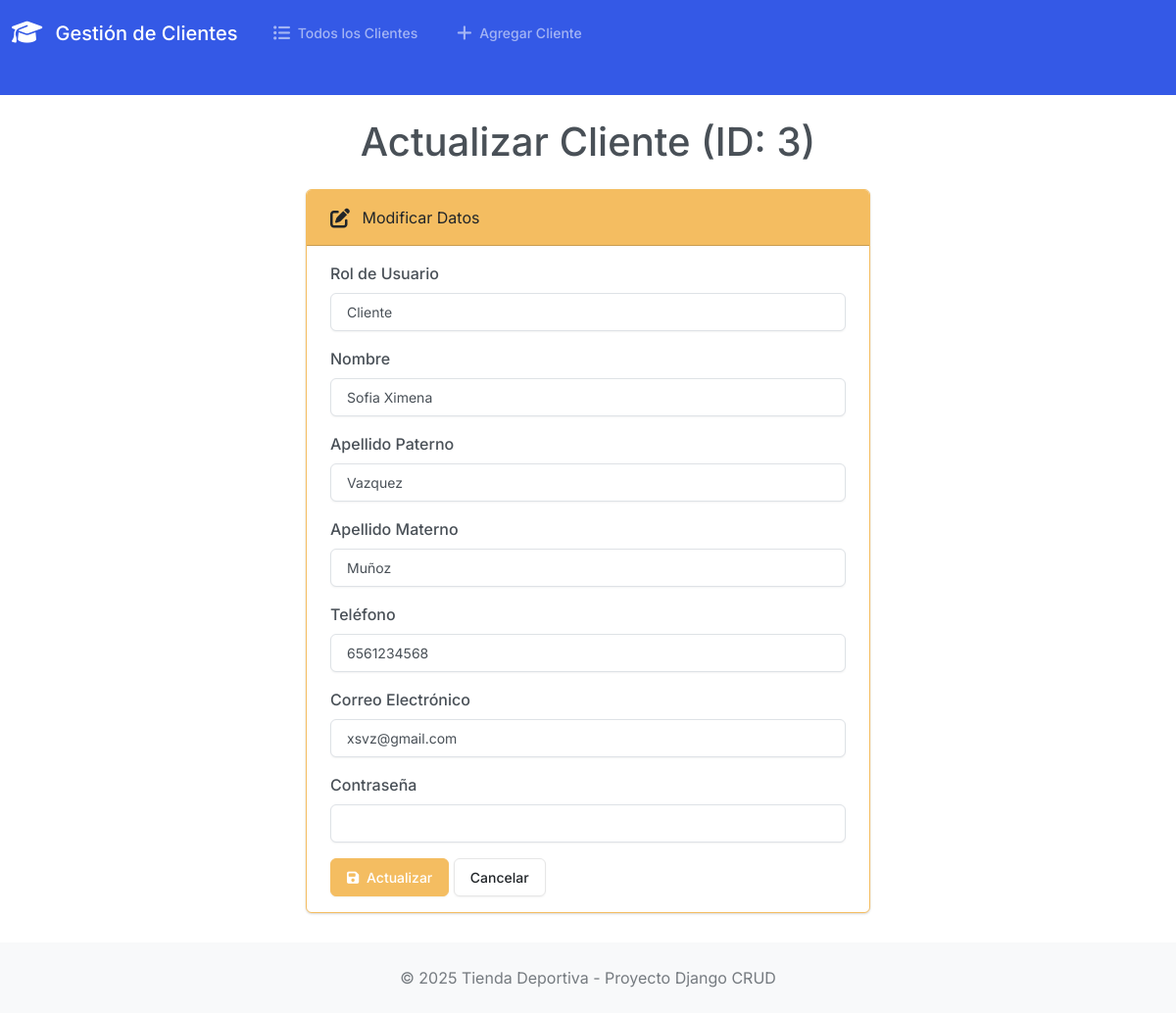
/editar/3/, run on the app's committed database.
### app_clientes/models.py (models this page shows, shortened)
class Rol(models.Model):
    id_rol = models.AutoField(primary_key=True)
    nombre_rol = models.CharField(max_length=50, unique=True)
    def __str__(self):
        return self.nombre_rol

class Cliente(models.Model):
    id_cliente = models.AutoField(primary_key=True)
    id_rol = models.ForeignKey(Rol, on_delete=models.SET_NULL, null=True, verbose_name="Rol de Usuario")
    nombre = models.CharField(max_length=100)
    ap_paterno = models.CharField(max_length=100)
    ap_materno = models.CharField(max_length=100, blank=True, null=True) # Puede ser opcional
    telefono = models.CharField(max_length=15, blank=True, null=True) # Puede ser opcional
    email = models.EmailField(max_length=100, unique=True)
    password = models.CharField(max_length=255)
    fecha_registro = models.DateTimeField(auto_now_add=True)
    class Meta:
        verbose_name = "Cliente"
        verbose_name_plural = "Clientes"

### app_clientes/views.py (the view)
# urls.py: path('editar/<int:cliente_id>/', views.editar, name='editar'),
def editar(request, cliente_id):
    cliente = get_object_or_404(Cliente, pk=cliente_id)
    if request.method == 'POST':
        form = ClienteForm(request.POST, instance=cliente)
        if form.is_valid():
            form.save()
            return redirect(reverse('index'))
    else:
        form = ClienteForm(instance=cliente)
    context = {'form': form, 'cliente_id': cliente_id}
    return render(request, 'app_clientes/editar.html', context)

### app_clientes/forms.py
class ClienteForm(forms.ModelForm):
    class Meta:
        model = Cliente
        exclude = ('id_cliente', 'fecha_registro',)
        widgets = {
            'id_rol': forms.Select(attrs={'class': 'form-control'}),
            'nombre': forms.TextInput(attrs={'class': 'form-control'}),
            'ap_paterno': forms.TextInput(attrs={'class': 'form-control'}),
            'ap_materno': forms.TextInput(attrs={'class': 'form-control'}),
            'telefono': forms.TextInput(attrs={'class': 'form-control'}),
            'email': forms.EmailInput(attrs={'class': 'form-control'}),
            'password': forms.PasswordInput(attrs={'class': 'form-control'}),
        }
        labels = {
            'id_rol': 'Rol de Usuario',
            'nombre': 'Nombre',
            'ap_paterno': 'Apellido Paterno',
            'ap_materno': 'Apellido Materno',
            'telefono': 'Teléfono',
            'email': 'Correo Electrónico',
            'password': 'Contraseña',
        }

### app_clientes/templates/app_clientes/editar.html (shortened to what this page needs)
{% extends 'base.html' %}
{% block contenido %}
<h1 class="text-center mb-4">Actualizar Cliente (ID: {{ cliente_id }})</h1>
<div class="row justify-content-center">
    <div class="col-md-6">
        <div class="card border-warning">
            <div class="card-header bg-warning text-dark">
                <i class="fa-solid fa-edit fa-lg me-2"></i> Modificar Datos
            </div>
            <div class="card-body">
                <form method="post" action="{% url 'editar' cliente_id %}">
                    {% for field in form %}
                    <div class="mb-3">
                        <label for="{{ field.id_for_label }}" class="form-label">{{ field.label }}</label>
                        {{ field }}
                    </div>
                    {% endfor %}
                    <button type="submit" class="btn btn-warning"><i class="fa-solid fa-save me-1"></i> Actualizar</button>
                    <a href="{% url 'index' %}" class="btn btn-secondary">Cancelar</a>
                </form>
            </div>
        </div>
    </div>
</div>
{% endblock contenido %}

### app_clientes/templates/base.html (style rules this page uses)
body { display: flex; flex-direction: column; min-height: 100vh; }

### data on the page
Rol: form "Cliente"
Cliente: form "Sofia Ximena" "Vazquez" "Muñoz" "6561234568" "xsvz@gmail.com"

### other printed values
{{ cliente_id }} "3"
{{ field.label }} "Rol de Usuario" "Nombre" "Apellido Paterno" "Apellido Materno" "Teléfono" "Correo Electrónico" "Contraseña"
